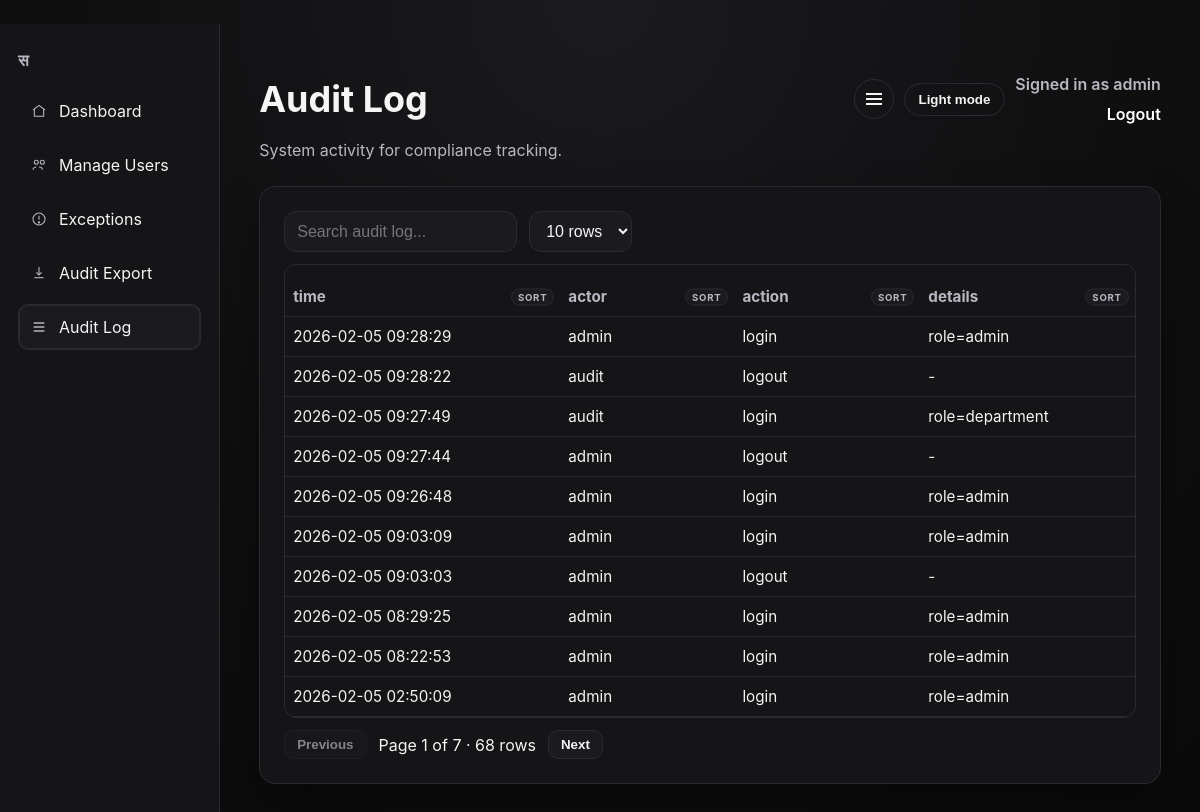
Before: /admin/audit (signed in) with the older database file.
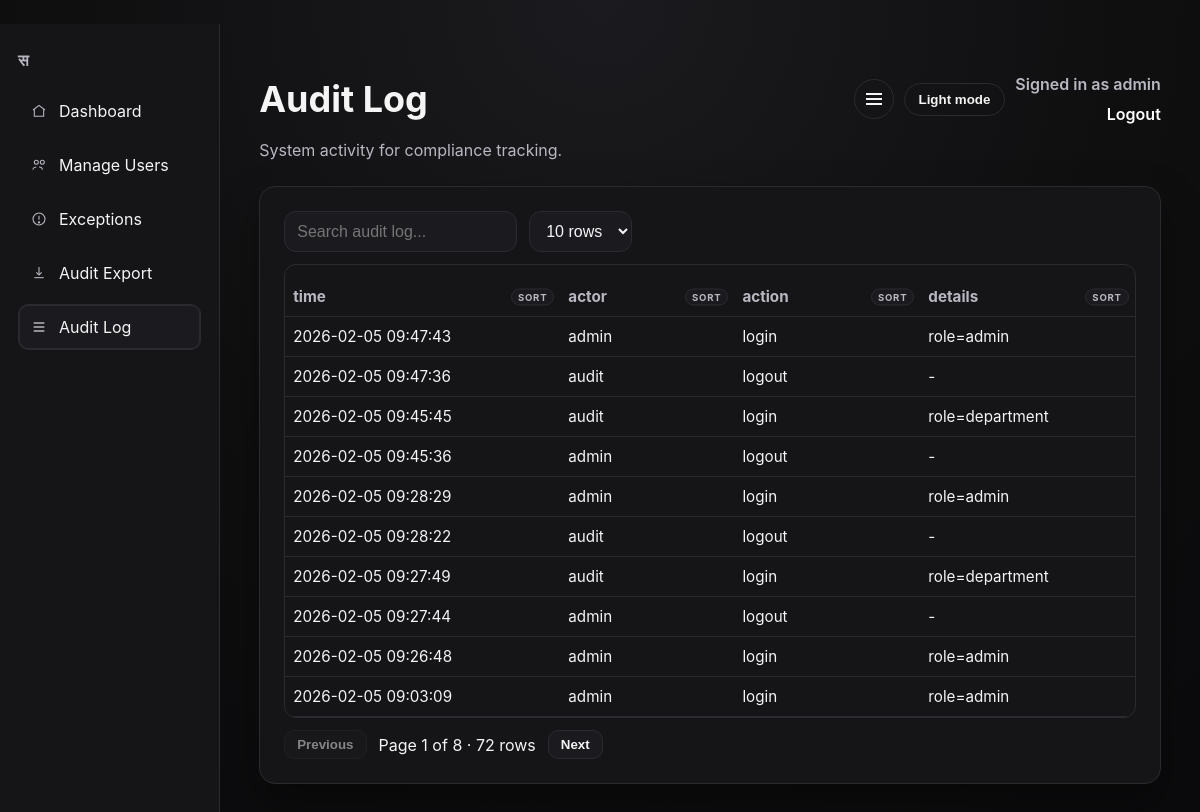
After: the same page with the newer database file.
### tables this page shows
CREATE TABLE users (
                id INTEGER PRIMARY KEY AUTOINCREMENT,
                username TEXT UNIQUE NOT NULL,
                password_hash TEXT NOT NULL,
                role TEXT NOT NULL,
                department TEXT
            );

CREATE TABLE audit_logs (
                id INTEGER PRIMARY KEY AUTOINCREMENT,
                actor TEXT NOT NULL,
                action TEXT NOT NULL,
                details TEXT,
                created_at TEXT NOT NULL
            );

### recon/routes_admin.py (the view)
    @app.route("/admin/audit")
    def admin_audit():
        user = current_user()
        if not user or user["role"] != "admin":
            return redirect(url_for("login"))
        logs = list_audit_logs()
        return render_template("admin_audit.html", user=user, logs=logs)

### recon/auth.py (called while the page is built)
def current_user():
    user_id = session.get("user_id")
    if not user_id:
        return None
    user = get_user_by_id(user_id)
    if not user:
        return None
    return {
        "id": user["id"],
        "username": user["username"],
        "role": user["role"],
        "department": user["department"],
    }

### recon/db.py (called while the page is built)
def db_connect():
    DATA_DIR.mkdir(parents=True, exist_ok=True)
    UPLOADS_DIR.mkdir(parents=True, exist_ok=True)
    conn = sqlite3.connect(DB_PATH)
    conn.row_factory = sqlite3.Row
    return conn

def get_user_by_id(user_id: int):
    conn = db_connect()
    try:
        cur = conn.execute("SELECT * FROM users WHERE id = ?", (user_id,))
        return cur.fetchone()
    finally:
        conn.close()

def list_audit_logs(limit: int = 200):
    conn = db_connect()
    try:
        cur = conn.execute("SELECT * FROM audit_logs ORDER BY created_at DESC LIMIT ?", (limit,))
        return cur.fetchall()
    finally:
        conn.close()

### templates/admin_audit.html (shortened to what this page needs)
﻿<!doctype html>
<html lang="en">
  <head>
    <link rel="stylesheet" href="{{ url_for('static', filename='style.css') }}?v=20260205" />
  </head>
  <body>
    <div class="layout">
      <aside class="sidebar">
        <div class="brand">&#2360;</div>
        <nav class="nav">
          <a class="nav-link" data-tooltip="Dashboard" href="{{ url_for('admin') }}">
            <svg viewBox="0 0 24 24" fill="none" stroke-width="1.6">
              <path d="M3 10.5l9-7 9 7"></path>
              <path d="M5 9.5V20h14V9.5"></path>
            </svg>
            <span class="label">Dashboard</span>
          </a>
          <a class="nav-link" data-tooltip="Manage Users" href="{{ url_for('admin_users') }}">
            <svg viewBox="0 0 24 24" fill="none" stroke-width="1.6">
              <circle cx="8" cy="8" r="3"></circle>
              <circle cx="17" cy="8" r="3"></circle>
              <path d="M3 19c0-2.5 3-4 5-4"></path>
              <path d="M12 15c2.5 0 5 1.5 5 4"></path>
            </svg>
            <span class="label">Manage Users</span>
          </a>
          <a class="nav-link" data-tooltip="Exceptions" href="{{ url_for('admin_exceptions') }}">
            <svg viewBox="0 0 24 24" fill="none" stroke-width="1.6">
              <circle cx="12" cy="12" r="9"></circle>
              <path d="M12 7v6"></path>
              <circle cx="12" cy="17" r="1"></circle>
            </svg>
            <span class="label">Exceptions</span>
          </a>
          <a class="nav-link" data-tooltip="Audit Export" href="{{ url_for('admin_export_submissions') }}">
            <svg viewBox="0 0 24 24" fill="none" stroke-width="1.6">
              <path d="M12 3v12"></path>
              <path d="M8 11l4 4 4-4"></path>
              <path d="M5 19h14"></path>
            </svg>
            <span class="label">Audit Export</span>
          </a>
          <a class="nav-link active" data-tooltip="Audit Log" href="{{ url_for('admin_audit') }}">
            <svg viewBox="0 0 24 24" fill="none" stroke-width="1.6">
              <path d="M4 6h16"></path>
              <path d="M4 12h16"></path>
              <path d="M4 18h16"></path>
            </svg>
            <span class="label">Audit Log</span>
          </a>
        </nav>
      </aside>
      <main class="page">
        <header class="hero row">
          <div>
            <h1>Audit Log</h1>
            <p>System activity for compliance tracking.</p>
          </div>
          <div class="toolbar">
            <button type="button" class="sidebar-toggle" data-sidebar-toggle aria-label="Toggle sidebar">
              <span class="icon-bars" aria-hidden="true"></span>
            </button>
            <button type="button" class="theme-toggle" data-theme-toggle>Light mode</button>
            <div class="user">
              <span>Signed in as {{ user.username }}</span>
              <a href="{{ url_for('logout') }}">Logout</a>
            </div>
          </div>
        </header>
        <section class="card">
          {% if logs %}
            <div class="table-block">
              <div class="table-actions">
                <div class="table-controls">
                  <input type="search" class="table-search" placeholder="Search audit log..." />
                  <select class="table-page-size">
                    <option value="10">10 rows</option>
                  </select>
                </div>
              </div>
              <div class="table-wrap">
                <table>
                  <thead>
                    <tr>
                      <th class="sortable">time</th>
                      <th class="sortable">actor</th>
                      <th class="sortable">action</th>
                      <th class="sortable">details</th>
                    </tr>
                  </thead>
                  <tbody>
                    {% for item in logs %}
                      <tr>
                        <td data-label="time">{{ item.created_at }}</td>
                        <td data-label="actor">{{ item.actor }}</td>
                        <td data-label="action">{{ item.action }}</td>
                        <td data-label="details">{{ item.details or '-' }}</td>
                      </tr>
                    {% endfor %}
                  </tbody>
                </table>
              </div>
              <div class="table-footer">
                <button type="button" class="pager prev">Previous</button>
                <span class="page-info"></span>
                <button type="button" class="pager next">Next</button>
              </div>
            </div>
          {% else %}
            <p class="empty">No audit entries yet.</p>
          {% endif %}
        </section>
      </main>
    </div>
  </body>
</html>

### static/style.css (style rules this page uses)
* { box-sizing: border-box; }
body { margin: 0; font-family: "Geist", "Inter", "Segoe UI", sans-serif; color: var(--text); background: radial-gradient(circle at top, #1b1b1f 0%, #0f0f10 50%, #0a0a0c 100%); min-height: 100vh; line-height: 1.5; }
.page { width: min(1100px, 92%); margin: 0 auto; padding: 48px 0 64px; }
.layout { display: grid; grid-template-columns: 220px 1fr; min-height: 100vh; }
.sidebar { background: var(--card); border-right: 1px solid var(--border); padding: 24px 18px; position: sticky; top: 0; height: 100vh; }
.brand { font-weight: 700; letter-spacing: 0.08em; text-transform: uppercase; color: var(--muted); margin-bottom: 16px; }
.nav { display: grid; gap: 8px; }
.nav-link { text-decoration: none; color: var(--text); padding: 10px 12px; border-radius: 10px; border: 1px solid transparent; display: grid; grid-template-columns: 18px 1fr; align-items: center; gap: 10px; position: relative; }
.nav-link.active { background: var(--card-alt); border-color: var(--border); box-shadow: inset 0 0 0 1px var(--border); }
.nav-link { position: relative; }
.sidebar, .layout { transition: grid-template-columns 0.2s ease, padding 0.2s ease; }
.sidebar-toggle { border: 1px solid var(--border); border-radius: 999px; width: 40px; height: 40px; padding: 0; font-weight: 600; background: var(--ghost-bg); color: var(--text); cursor: pointer; display: inline-flex; align-items: center; justify-content: center; }
.icon-bars { display: inline-block; width: 16px; height: 2px; background: var(--text); position: relative; }
.icon-bars::before, .icon-bars::after { content: ""; position: absolute; left: 0; width: 16px; height: 2px; background: var(--text); }
.icon-bars::before { top: -5px; }
.icon-bars::after { top: 5px; }
.nav-link .label { display: inline-block; }
.nav-link svg { width: 16px; height: 16px; stroke: var(--muted); }
.nav-link.active svg { stroke: var(--text); }
.hero { margin-bottom: 24px; }
.hero.row { display: flex; align-items: flex-start; justify-content: space-between; gap: 16px; }
.hero h1 { font-size: clamp(2rem, 3vw, 3rem); margin: 0 0 12px; }
.hero p { margin: 0; color: var(--muted); max-width: 760px; }
.toolbar { display: flex; gap: 10px; align-items: center; justify-content: flex-end; }
.user { text-align: right; font-weight: 600; color: var(--muted); display: grid; gap: 6px; }
.user a { color: var(--accent); text-decoration: none; }
.card { background: var(--card); border: 1px solid var(--border); border-radius: 16px; padding: 24px; margin-bottom: 24px; box-shadow: 0 18px 40px rgba(0, 0, 0, 0.35); }
input[type="file"], input[type="text"], input[type="password"], input[type="search"], select { padding: 10px 12px; border: 1px solid var(--border); border-radius: 12px; background: var(--card-alt); font-size: 1rem; color: var(--text); }
button { width: fit-content; padding: 10px 18px; border: none; border-radius: 999px; font-weight: 600; background: var(--btn-bg); color: var(--btn-text); cursor: pointer; transition: background 0.2s ease; }
.theme-toggle { border: 1px solid var(--border); border-radius: 999px; padding: 8px 14px; font-weight: 600; background: var(--ghost-bg); color: var(--text); cursor: pointer; }
.table-wrap { overflow-x: auto; border: 1px solid var(--border); border-radius: 12px; background: var(--card); }
.table-block { display: grid; gap: 12px; }
.table-actions { display: flex; justify-content: space-between; align-items: center; flex-wrap: wrap; gap: 12px; }
.table-controls { display: flex; gap: 12px; flex-wrap: wrap; }
.table-controls input[type="search"] { min-width: 220px; }
.table-footer { display: flex; align-items: center; gap: 12px; }
.pager { padding: 6px 12px; border-radius: 10px; border: 1px solid var(--border); background: var(--card-alt); color: var(--text); font-weight: 600; cursor: pointer; }
.pager:disabled { opacity: 0.5; cursor: not-allowed; }
table { width: 100%; border-collapse: collapse; margin-top: 12px; }
th, td { border-bottom: 1px solid var(--border); text-align: left; padding: 10px 8px; font-size: 0.95rem; }
th { color: var(--muted); font-weight: 700; }
th.sortable { cursor: pointer; position: relative; padding-right: 64px; }
th.sortable::after { content: "sort"; position: absolute; right: 6px; top: 50%; transform: translateY(-50%); color: var(--muted); font-size: 0.6rem; text-transform: uppercase; letter-spacing: 0.08em; border: 1px solid var(--border); background: var(--card-alt); padding: 2px 6px; border-radius: 999px; }

Changed rows visible on the page:
no longer on this page (row unchanged): audit_logs: created_at "2026-02-05 09:03:03", actor "admin", action "logout", details "-"
no longer on this page (row unchanged): audit_logs: created_at "2026-02-05 08:29:25", actor "admin", action "login", details "role=admin"
no longer on this page (row unchanged): audit_logs: created_at "2026-02-05 08:22:53", actor "admin", action "login", details "role=admin"
no longer on this page (row unchanged): audit_logs: created_at "2026-02-05 02:50:09", actor "admin", action "login", details "role=admin"
added audit_logs: created_at "2026-02-05 09:47:43", actor "admin", action "login", details "role=admin"
added audit_logs: created_at "2026-02-05 09:47:36", actor "audit", action "logout", details "-"
added audit_logs: created_at "2026-02-05 09:45:45", actor "audit", action "login", details "role=department"
added audit_logs: created_at "2026-02-05 09:45:36", actor "admin", action "logout", details "-"
Other visible differences:
text written by a page script: "Page 1 of 7 · 68 rows" → "Page 1 of 8 · 72 rows"
